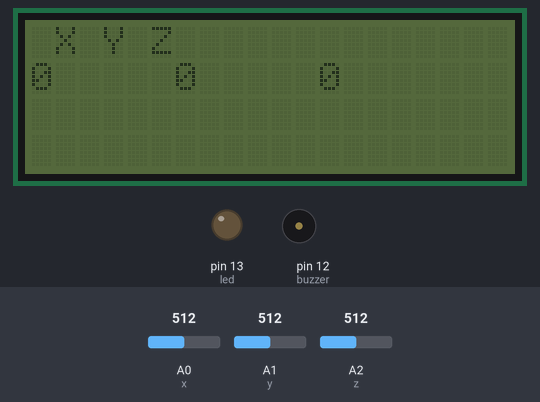
A sketch run on a simulated Arduino Uno, built with avr-gcc and run on an emulated ATmega328P. On the bench: 20×4 character LCD, output pins drawn as LEDs (lit = HIGH), buzzer (waves = sounding, pin HIGH). The test bench sets the inputs (shaded band); at power-on: A0 (x) = 512, A1 (y) = 512, A2 (z) = 512. What the sketch prints to the serial monitor is not drawn.

Above: at 9.3 s.
9.4 s: A0 (x) set to 534
At 10.7 s:
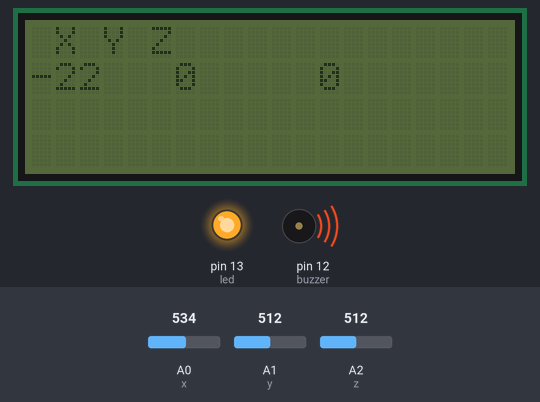
11.0 s: A0 (x) set to 511
At 11.35 s:
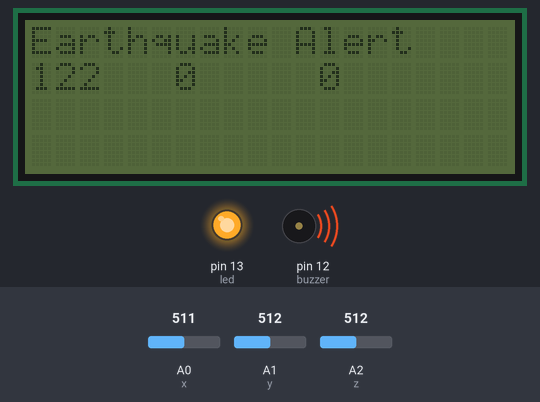
13.0 s: A1 (y) set to 525
At 14.3 s:
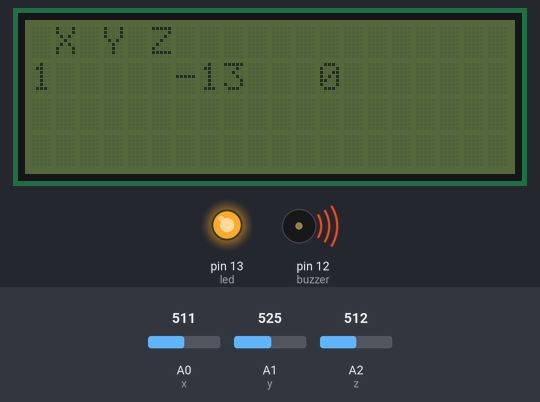
14.6 s: A2 (z) set to 716
At 15.3 s:
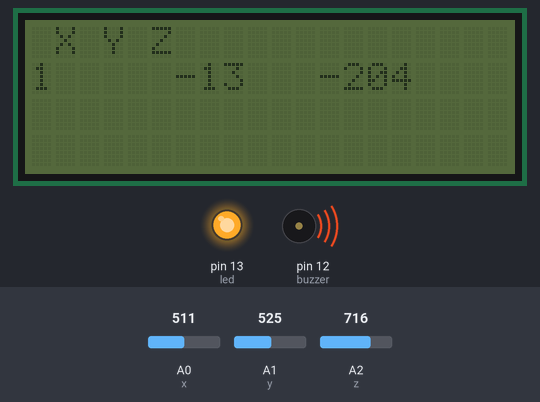
16.1 s: A1 (y) set to 511
17.6 s: A2 (z) set to 900
At 19.0 s:
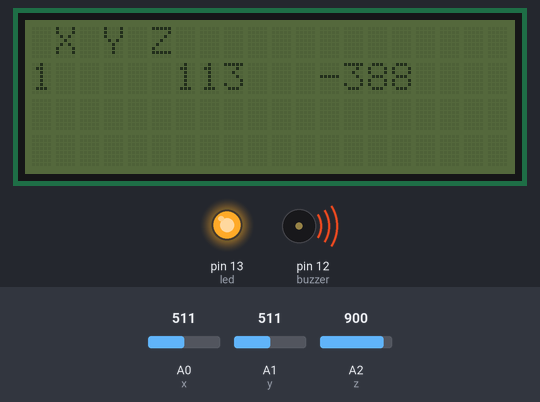
Timing chart, 0 to 20.1 s (numbered marks = the images above; inputs shaded):
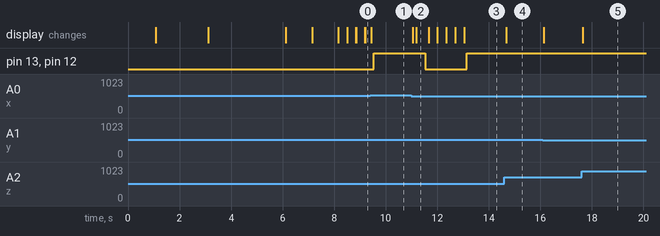

Measured:
- the behaviour switches between 515 and 516 on A0 (x) (found by bisection; images 0 and 1)
- the behaviour switches between 515 and 516 on A1 (y) (found by bisection; images 2 and 3)
- after the input at 9.4 s, pin 13 (led), pin 12 (buzzer): LOW → HIGH after 0.13 s; the display: changes at once (image 1)
- after the input at 11.0 s, pin 13 (led), pin 12 (buzzer): HIGH → LOW after 0.54 s; the display: first changes after 0.06 s (image 2 shows a later state)
- after the input at 13.0 s, pin 13 (led), pin 12 (buzzer): LOW → HIGH after 0.15 s; the display: first differs from a run without the input after 0.05 s (image 3)
- after the input at 14.6 s, the display: changes after 0.08 s (image 4)
- after the input at 17.6 s, the display: changes after 0.05 s (image 5)

The sketch:

earthquake_detector_lcd.ino
```cpp
#include <Wire.h>
#include <LiquidCrystal_I2C.h>

LiquidCrystal_I2C lcd(0x27,20,4);  // set the LCD address to 0x27 for a 16 chars and 2 line display

/* Macros */
#define buzzer 12
#define led 13

#define x A0
#define y A1
#define z A2

#define samples 9
#define maxVal 3
#define minVal -3
#define buzTime 2000

/* Global Variables */

float xsample;
float ysample;
float zsample;
long start;
int buz=0;

void setup()
{
  lcd.init();                      // initialize the lcd
  Serial.begin(9600);
  delay(1000);
  lcd.print("EarthQuake ");
  lcd.setCursor(0,1);
  lcd.print("Detector ");
  delay(2000);
  lcd.clear();
  lcd.print("Calibrating.....");
  lcd.setCursor(0,1);
  lcd.print("Please wait...");
  pinMode(buzzer, OUTPUT);
  pinMode(led, OUTPUT);
  digitalWrite(buzzer, buz);
  digitalWrite(led, buz);

  for(int i=0;i<samples;i++)
  {
    xsample+=analogRead(x);
    ysample+=analogRead(y);
    zsample+=analogRead(z);
  }

  xsample=xsample/samples;
  ysample=ysample/samples;
  zsample=zsample/samples;

  delay(3000);
  lcd.clear();
  lcd.print("Calibrated");
  delay(1000);
  lcd.clear();
  lcd.print("Device Ready");
  delay(1000);
  lcd.clear();
  lcd.print(" X Y Z ");
}

void loop()
{
  int value1=analogRead(x);
  int value2=analogRead(y);
  int value3=analogRead(z);

  int xValue=xsample-value1;
  int yValue=ysample-value2;
  int zValue=zsample-value3;


  lcd.setCursor(0,1);
  lcd.print(xValue);
  lcd.setCursor(6,1);
  lcd.print(yValue);
  lcd.setCursor(12,1);
  lcd.print(zValue);
  delay(100);

  if(xValue < minVal || xValue > maxVal || yValue < minVal || yValue > maxVal || zValue < minVal || zValue > maxVal)
  {
    if(buz == 0)
      start=millis();
      buz=1;
    }
    else if(buz == 1)
    {
      lcd.setCursor(0,0);
      lcd.print("Earthquake Alert ");
      if(millis()>= start+buzTime)
      buz=0;
    }
  else
  {
    lcd.clear();
    lcd.print(" X Y Z ");
  }

  digitalWrite(buzzer, buz);
  digitalWrite(led, buz);

  Serial.print("x=");
  Serial.println(xValue);
  Serial.print("y=");
  Serial.println(yValue);
  Serial.print("z=");
  Serial.println(zValue);
  Serial.println(" $");
}
```
